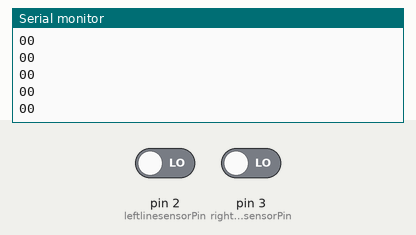
The sketch below on a simulated Arduino Uno, built with avr-gcc and run on an emulated ATmega328P. On the bench: the last lines printed to the serial monitor. The inputs (shaded band) are chosen by the test bench; at power-on: pin 2 (leftlinesensorPin) LOW, pin 3 (rightlinesensorPin) LOW.

Above: at 1.2 s.
1.3 s: pin 2 (leftlinesensorPin) driven HIGH
At 1.31 s:
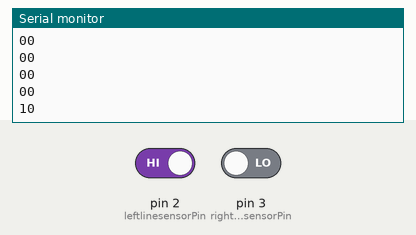
2.8 s: pin 3 (rightlinesensorPin) driven HIGH
At 2.81 s:
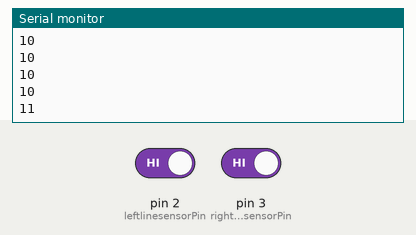
4.3 s: pin 2 (leftlinesensorPin) driven LOW
At 4.31 s:
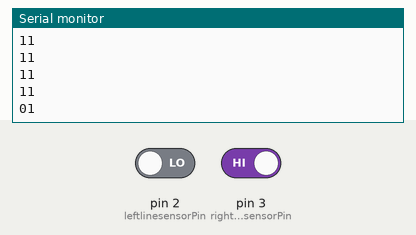
Timing chart, 0 to 7.3 s (numbered marks = the images above; inputs shaded):
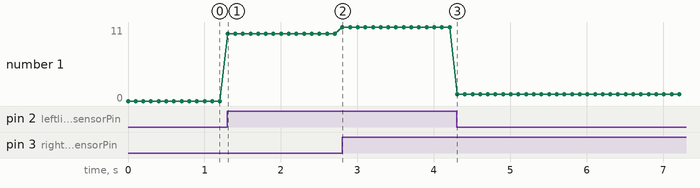

Measured:
- after the input at 1.3 s, the serial monitor: prints a new line at once (image 1)
- after the input at 2.8 s, the serial monitor: prints a new line at once (image 2)
- after the input at 4.3 s, the serial monitor: prints a new line at once (image 3)
- plotted number 1: 0 → 10 after the input at 1.3 s, 10 → 11 after the input at 2.8 s, 11 → 1 after the input at 4.3 s

The sketch:

line_sensor.ino
```cpp
int leftlinesensorPin = 2;
int rightlinesensorPin = 3;


void setup() {
  Serial.begin(9600); // Init the serial port
  pinMode(leftlinesensorPin, INPUT); // declare LED as output
  pinMode(rightlinesensorPin, INPUT); // declare Micro switch as input
  // put your setup code here, to run once:

}

void loop() {
   int valLeft = digitalRead(leftlinesensorPin); // read left input value
   Serial.print(valLeft);
   int valRight = digitalRead(rightlinesensorPin); // read right input value
   Serial.println(valRight);
   delay(100);

  // put your main code here, to run repeatedly:

}
```
